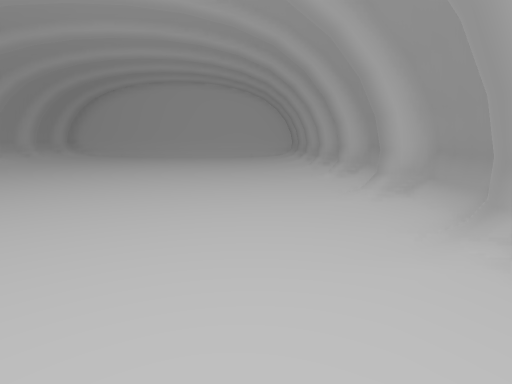
View 1 (above)

12 first-person views from a walk through a Unity game level. The camera is 1.5 m above the floor, tilts 10° down and sees 80° across. The floor is counted in squares, 1 m on a side. Each view is taken from the middle of a square. On the plan, view 1 faces up. The plan holds only what a view shows up to about 15 squares ahead; the rest is blank.

View 2
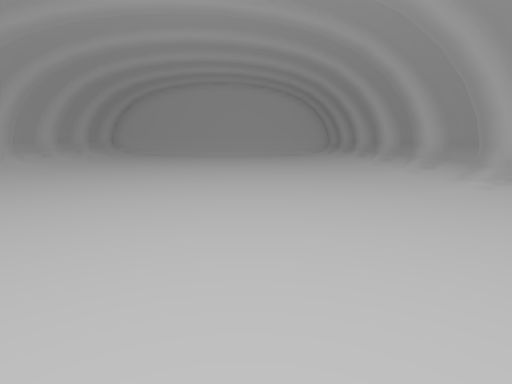

View 3
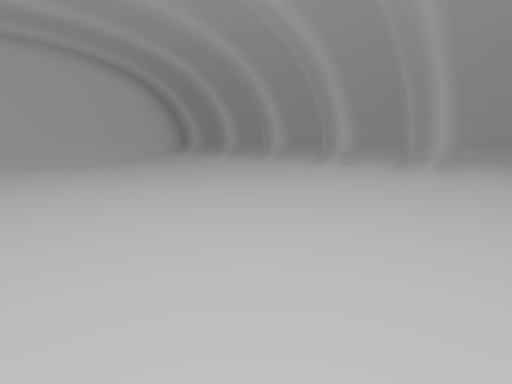

View 4
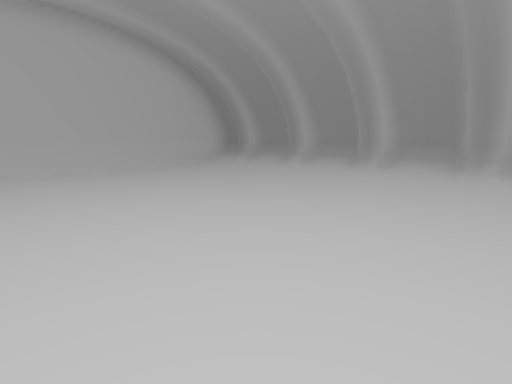

View 5
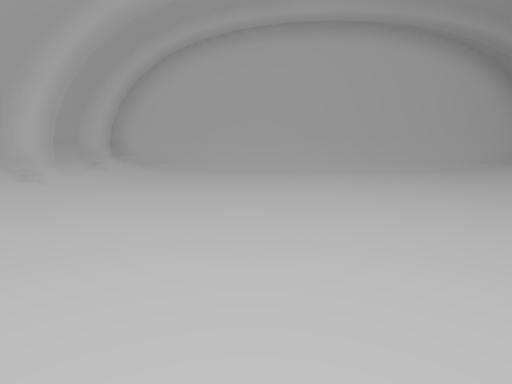

View 6
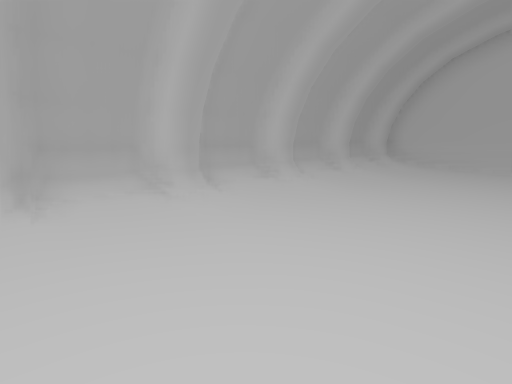

View 7
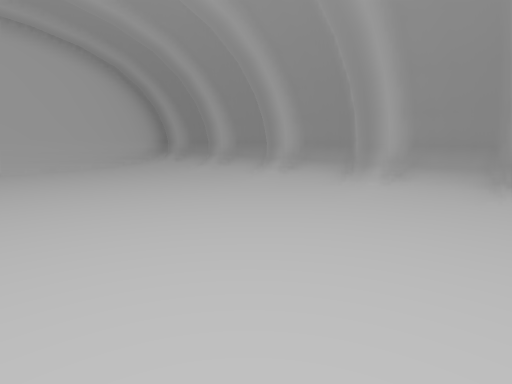

View 8
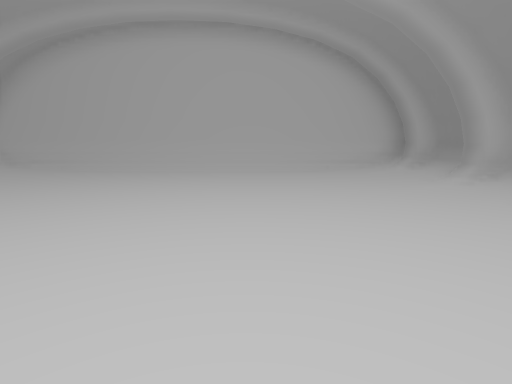

View 9
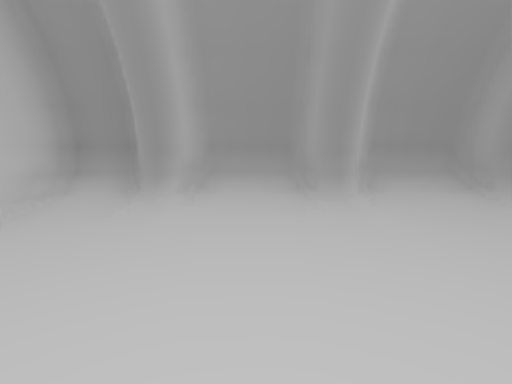

View 10
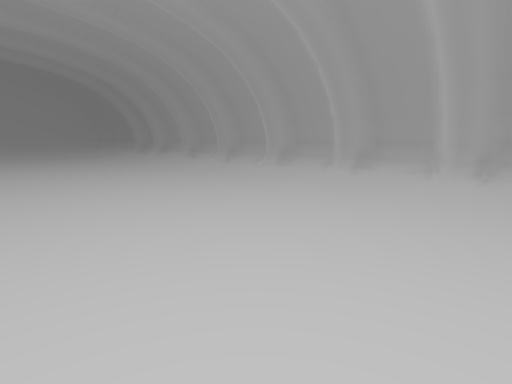

View 11
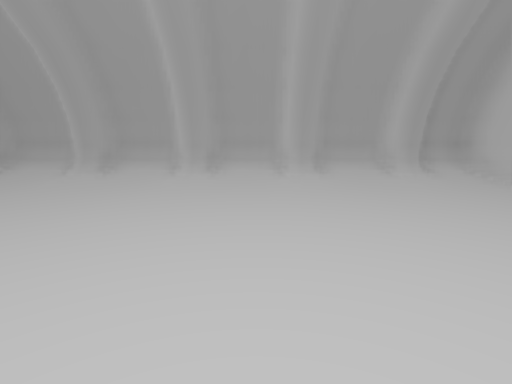

View 12
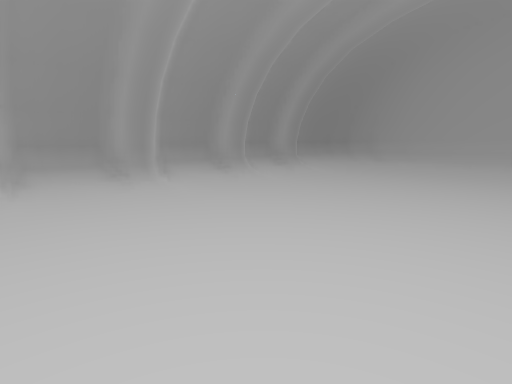

### Floor plan
Key: @ floor where view 1 was taken; # wall or solid block; . main floor; : floor 0.25 m higher than the main floor; / step, stairs or slope; = window, fence, low wall or low ledge.
Columns run from 15 left of view 1 to 4 right of it. Each row starts with its distance up from view 1.
 27 ###################
 26 #/////////////////##
 25 #:...............:/#
 24 #/.............../##
 23 #:...............:##
 22 #:...............:/#
 21 #/.............../##
 20 #/.............../#=
 19 #:...............:/#
 18 #:...............:##
 17 #/.............../#
 16 #:...............:##
 15 #:...............:/#
 14 #/.............../##
 13 #/.............../##
 12 #:...............:/#
 11 #:...............:##
 10 #/.............../##
  9 #:...............:/#
  8 #:...............:/#
  7 #/.............../##
  6   ...............:##
  5    ..............:/#
  4     ............./##
  3      ............/#=
  2       ...........:/#
  1        .. .......:##
  0            ....@./#
 -1            ......:#
 -2            ......:#
 -3            ....../#
 -4            ......:##
 -5            ......:/#
 -6            ......:##
 -7            ....../
 -8            ....//
 -9            ######

Where each view was taken, in squares from view 1:
view 1: 0 up, 0 right, facing up
view 2: 1 down, 3 left, facing up
view 3: 7 up, 8 left, facing up-right
view 4: 12 up, 8 left, facing up-right
view 5: 12 up, 9 left, facing up
view 6: 10 up, 9 left, facing up-left
view 7: 10 up, 5 left, facing up-right
view 8: 12 up, 3 left, facing up
view 9: 22 up, 3 left, facing right
view 10: 19 up, 5 left, facing down-left
view 11: 19 up, 5 left, facing left
view 12: 7 up, 5 left, facing down-right
